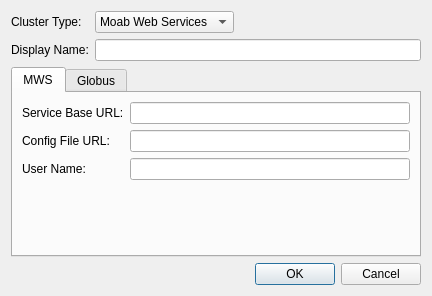
<?xml version="1.0" encoding="UTF-8"?>
<ui version="4.0">
 <class>NewClusterDialog</class>
 <widget class="QDialog" name="NewClusterDialog">
  <property name="windowModality">
   <enum>Qt::WindowModal</enum>
  </property>
  <property name="geometry">
   <rect>
    <x>0</x>
    <y>0</y>
    <width>432</width>
    <height>296</height>
   </rect>
  </property>
  <property name="windowTitle">
   <string>New Cluster</string>
  </property>
  <layout class="QVBoxLayout" name="verticalLayout">
   <item>
    <layout class="QFormLayout" name="formLayout_2">
     <property name="fieldGrowthPolicy">
      <enum>QFormLayout::ExpandingFieldsGrow</enum>
     </property>
     <item row="1" column="0">
      <widget class="QLabel" name="label_4">
       <property name="text">
        <string>Cluster Type:</string>
       </property>
      </widget>
     </item>
     <item row="1" column="1">
      <widget class="QComboBox" name="comboBox">
       <item>
        <property name="text">
         <string>Moab Web Services</string>
        </property>
       </item>
       <item>
        <property name="text">
         <string>Globus</string>
        </property>
       </item>
      </widget>
     </item>
     <item row="2" column="0">
      <widget class="QLabel" name="label">
       <property name="text">
        <string>Display Name:</string>
       </property>
      </widget>
     </item>
     <item row="2" column="1">
      <widget class="QLineEdit" name="displayNameEdit"/>
     </item>
    </layout>
   </item>
   <item>
    <widget class="QTabWidget" name="tabWidget">
     <property name="enabled">
      <bool>true</bool>
     </property>
     <property name="currentIndex">
      <number>0</number>
     </property>
     <widget class="QWidget" name="MwsTab">
      <attribute name="title">
       <string>MWS</string>
      </attribute>
      <layout class="QGridLayout" name="gridLayout">
       <item row="0" column="0">
        <layout class="QFormLayout" name="formLayout">
         <property name="fieldGrowthPolicy">
          <enum>QFormLayout::ExpandingFieldsGrow</enum>
         </property>
         <property name="rowWrapPolicy">
          <enum>QFormLayout::WrapLongRows</enum>
         </property>
         <item row="0" column="0">
          <widget class="QLabel" name="label_3">
           <property name="text">
            <string>Service Base URL:</string>
           </property>
          </widget>
         </item>
         <item row="0" column="1">
          <widget class="QLineEdit" name="serviceBaseURLEdit"/>
         </item>
         <item row="1" column="0">
          <widget class="QLabel" name="label_2">
           <property name="text">
            <string>Config File URL:</string>
           </property>
          </widget>
         </item>
         <item row="1" column="1">
          <widget class="QLineEdit" name="configFileURLEdit"/>
         </item>
         <item row="2" column="1">
          <widget class="QLineEdit" name="userNameEdit"/>
         </item>
         <item row="2" column="0">
          <widget class="QLabel" name="label_5">
           <property name="text">
            <string>User Name:</string>
           </property>
          </widget>
         </item>
        </layout>
       </item>
      </layout>
     </widget>
     <widget class="QWidget" name="GlobusTab">
      <property name="enabled">
       <bool>false</bool>
      </property>
      <attribute name="title">
       <string>Globus</string>
      </attribute>
      <layout class="QHBoxLayout" name="horizontalLayout">
       <item>
        <widget class="QPlainTextEdit" name="plainTextEdit">
         <property name="undoRedoEnabled">
          <bool>false</bool>
         </property>
         <property name="readOnly">
          <bool>true</bool>
         </property>
         <property name="plainText">
          <string>Settings specific to Globus will go here someday.</string>
         </property>
        </widget>
       </item>
      </layout>
     </widget>
    </widget>
   </item>
   <item>
    <widget class="QDialogButtonBox" name="buttonBox">
     <property name="orientation">
      <enum>Qt::Horizontal</enum>
     </property>
     <property name="standardButtons">
      <set>QDialogButtonBox::Cancel|QDialogButtonBox::Ok</set>
     </property>
    </widget>
   </item>
  </layout>
 </widget>
 <resources/>
 <connections>
  <connection>
   <sender>buttonBox</sender>
   <signal>accepted()</signal>
   <receiver>NewClusterDialog</receiver>
   <slot>accept()</slot>
   <hints>
    <hint type="sourcelabel">
     <x>248</x>
     <y>254</y>
    </hint>
    <hint type="destinationlabel">
     <x>157</x>
     <y>274</y>
    </hint>
   </hints>
  </connection>
  <connection>
   <sender>buttonBox</sender>
   <signal>rejected()</signal>
   <receiver>NewClusterDialog</receiver>
   <slot>reject()</slot>
   <hints>
    <hint type="sourcelabel">
     <x>316</x>
     <y>260</y>
    </hint>
    <hint type="destinationlabel">
     <x>286</x>
     <y>274</y>
    </hint>
   </hints>
  </connection>
 </connections>
</ui>
